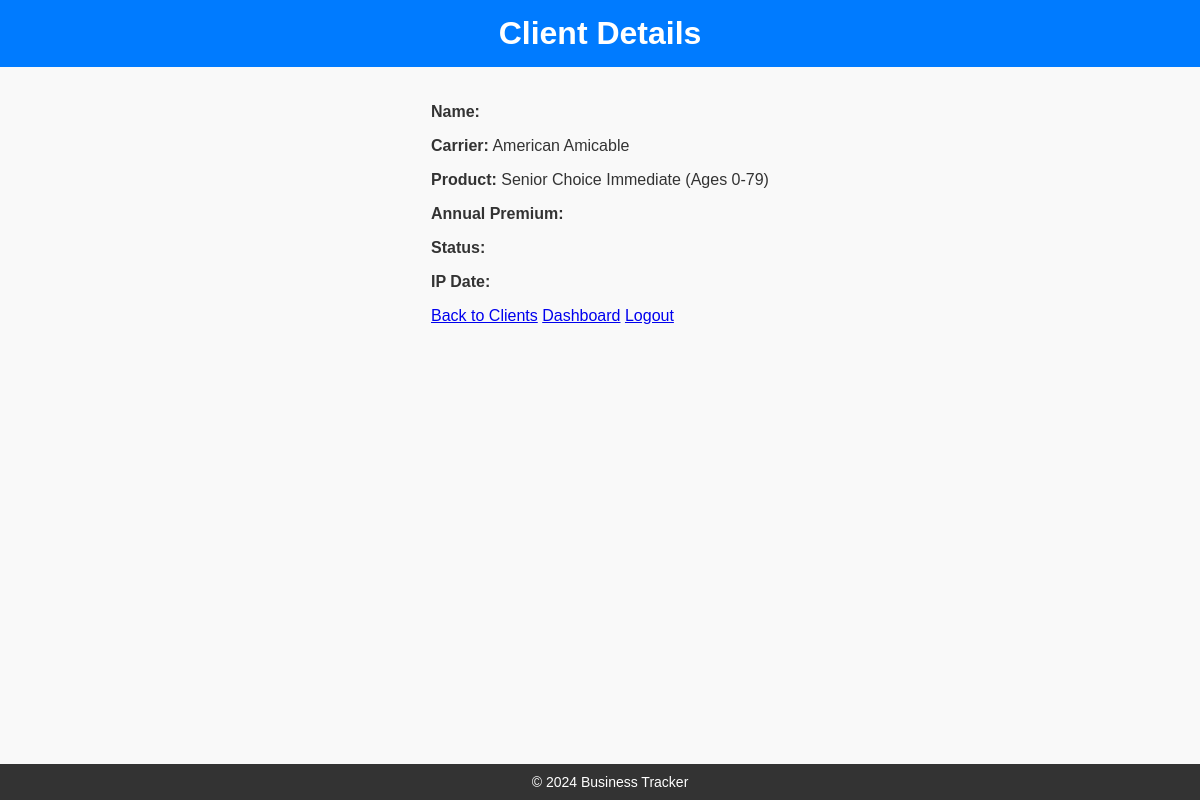
Screenshot of /client/9 with the database file from the repository.
### tables this page shows
CREATE TABLE clients (
    id INTEGER PRIMARY KEY AUTOINCREMENT,
    client_name TEXT NOT NULL,
    date_of_birth TEXT,
    carrier TEXT,
    product TEXT,
    annual_premium REAL,
    total_commission REAL,
    commission_paid REAL,
    status TEXT,
    policy_date TEXT,
    state TEXT,
    lead_source TEXT,
    username TEXT
, ip_date TEXT, first_payment_status TEXT DEFAULT 'Pending', commission_status TEXT DEFAULT 'Unpaid', percentage_due REAL, commission_due REAL, contact_attempts INTEGER DEFAULT 0, notes TEXT, needs_attention TEXT DEFAULT 'No Issues');

### app.py (the view)
@app.route('/client/<int:client_id>')
def client_detail(client_id):
    conn = get_db_connection()
    cursor = conn.cursor()
    cursor.execute('SELECT * FROM clients WHERE id = ?', (client_id,))
    client_data = cursor.fetchone()
    conn.close()
    print(f"Client Notes Retrieved: {client_data['notes']}" if client_data else "Client not found")
    return render_template('client_detail.html', client=client_data)

### app.py (called while the page is built)
def get_db_connection():
    conn = sqlite3.connect('app.db', timeout=10)  # Set timeout to prevent lock errors
    conn.row_factory = sqlite3.Row
    conn.execute('PRAGMA journal_mode=WAL;')  # Enable WAL for concurrency
    return conn

### templates/client_detail.html (shortened to what this page needs)
<!DOCTYPE html>
<html lang="en">
<head>
    <link rel="stylesheet" href="/static/style.css">
</head>
<body>
    <header>
        <h1>Client Details</h1>
    </header>
    <main>
        <p><strong>Name:</strong> {{ client.Client }}</p>
        <p><strong>Carrier:</strong> {{ client.Carrier }}</p>
        <p><strong>Product:</strong> {{ client.Product }}</p>
        <p><strong>Annual Premium:</strong> {{ client['Annual Premium'] }}</p>
        <p><strong>Status:</strong> {{ client['Status Filter'] }}</p>
        <p><strong>IP Date:</strong> {{ client['IP Date'] }}</p>
        <a href="/clients">Back to Clients</a>
        <a href="/dashboard">Dashboard</a>
        <a href="/logout">Logout</a>
    </main>
    <footer>
        <p>&copy; 2024 Business Tracker</p>
    </footer>
</body>
</html>

### static/style.css (style rules this page uses)
body { font-family: Arial, sans-serif; margin: 0; padding: 0; background-color: #ff0000; color: #333; }
header { background-color: #007bff; color: white; padding: 15px; text-align: center; }
header h1 { margin: 0; }
footer { background-color: #333; color: white; text-align: center; padding: 10px; position: fixed; bottom: 0; width: 100%; }
footer p { margin: 0; font-size: 14px; }
main { padding: 20px; max-width: 1200px; margin: 0 auto; flex: 1; }
body { display: flex; flex-direction: column; font-family: Arial, sans-serif; background-color: #f9f9f9; margin: 0; padding: 0; color: #333; }
main { max-width: 1200px; margin: 0 auto; padding: 20px; }

### rows the page displays
clients: Carrier "American Amicable", Product "Senior Choice Immediate (Ages 0-79)"
